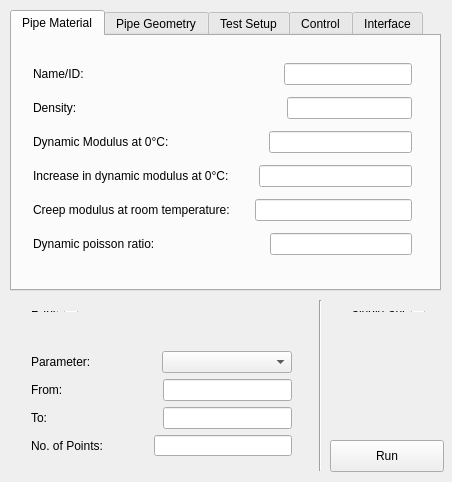
<?xml version="1.0" encoding="UTF-8"?>
<ui version="4.0">
 <class>guiinput</class>
 <widget class="QWidget" name="guiinput">
  <property name="geometry">
   <rect>
    <x>0</x>
    <y>0</y>
    <width>452</width>
    <height>482</height>
   </rect>
  </property>
  <property name="windowTitle">
   <string>guiinput</string>
  </property>
  <widget class="QPushButton" name="Runbutton">
   <property name="geometry">
    <rect>
     <x>330</x>
     <y>440</y>
     <width>114</width>
     <height>32</height>
    </rect>
   </property>
   <property name="text">
    <string>Run</string>
   </property>
  </widget>
  <widget class="QWidget" name="layoutWidget">
   <property name="geometry">
    <rect>
     <x>20</x>
     <y>300</y>
     <width>69</width>
     <height>23</height>
    </rect>
   </property>
   <layout class="QHBoxLayout" name="Range">
    <item>
     <widget class="QLabel" name="label">
      <property name="text">
       <string>Range:</string>
      </property>
     </widget>
    </item>
    <item>
     <widget class="QCheckBox" name="rangemode">
      <property name="text">
       <string/>
      </property>
     </widget>
    </item>
   </layout>
  </widget>
  <widget class="QWidget" name="layoutWidget_2">
   <property name="geometry">
    <rect>
     <x>20</x>
     <y>340</y>
     <width>283</width>
     <height>127</height>
    </rect>
   </property>
   <layout class="QVBoxLayout" name="verticalLayout_2">
    <item>
     <layout class="QHBoxLayout" name="Parameter_2">
      <property name="spacing">
       <number>0</number>
      </property>
      <item>
       <widget class="QLabel" name="label_7">
        <property name="text">
         <string>Parameter:</string>
        </property>
       </widget>
      </item>
      <item>
       <widget class="QComboBox" name="parameter">
        <property name="frame">
         <bool>true</bool>
        </property>
       </widget>
      </item>
     </layout>
    </item>
    <item>
     <layout class="QHBoxLayout" name="From_2">
      <property name="spacing">
       <number>100</number>
      </property>
      <item>
       <widget class="QLabel" name="label_8">
        <property name="text">
         <string>From:</string>
        </property>
        <property name="alignment">
         <set>Qt::AlignLeading|Qt::AlignLeft|Qt::AlignVCenter</set>
        </property>
       </widget>
      </item>
      <item>
       <widget class="QLineEdit" name="from"/>
      </item>
     </layout>
    </item>
    <item>
     <layout class="QHBoxLayout" name="To_2">
      <property name="spacing">
       <number>116</number>
      </property>
      <item>
       <widget class="QLabel" name="label_9">
        <property name="text">
         <string>To:</string>
        </property>
        <property name="alignment">
         <set>Qt::AlignLeading|Qt::AlignLeft|Qt::AlignVCenter</set>
        </property>
       </widget>
      </item>
      <item>
       <widget class="QLineEdit" name="to"/>
      </item>
     </layout>
    </item>
    <item>
     <layout class="QHBoxLayout" name="Noofpoints_2">
      <property name="spacing">
       <number>51</number>
      </property>
      <item>
       <widget class="QLabel" name="label_10">
        <property name="text">
         <string>No. of Points:</string>
        </property>
       </widget>
      </item>
      <item>
       <widget class="QLineEdit" name="noofpoints"/>
      </item>
     </layout>
    </item>
   </layout>
  </widget>
  <widget class="QWidget" name="layoutWidget_3">
   <property name="geometry">
    <rect>
     <x>340</x>
     <y>300</y>
     <width>96</width>
     <height>23</height>
    </rect>
   </property>
   <layout class="QHBoxLayout" name="Single">
    <item>
     <widget class="QLabel" name="label_2">
      <property name="text">
       <string>Single Shot</string>
      </property>
     </widget>
    </item>
    <item>
     <widget class="QCheckBox" name="singlemode">
      <property name="text">
       <string/>
      </property>
     </widget>
    </item>
   </layout>
  </widget>
  <widget class="Line" name="line">
   <property name="geometry">
    <rect>
     <x>300</x>
     <y>300</y>
     <width>41</width>
     <height>171</height>
    </rect>
   </property>
   <property name="orientation">
    <enum>Qt::Vertical</enum>
   </property>
  </widget>
  <widget class="QTabWidget" name="tabs">
   <property name="geometry">
    <rect>
     <x>10</x>
     <y>10</y>
     <width>431</width>
     <height>281</height>
    </rect>
   </property>
   <property name="currentIndex">
    <number>0</number>
   </property>
   <widget class="QWidget" name="tab">
    <attribute name="title">
     <string>Pipe Material</string>
    </attribute>
    <widget class="QWidget" name="layoutWidget_4">
     <property name="geometry">
      <rect>
       <x>10</x>
       <y>10</y>
       <width>401</width>
       <height>231</height>
      </rect>
     </property>
     <layout class="QVBoxLayout" name="verticalLayout_3">
      <item>
       <layout class="QHBoxLayout" name="horizontalLayout">
        <property name="spacing">
         <number>200</number>
        </property>
        <item>
         <widget class="QLabel" name="PipeID">
          <property name="text">
           <string>Name/ID:</string>
          </property>
         </widget>
        </item>
        <item>
         <widget class="QLineEdit" name="materialname"/>
        </item>
       </layout>
      </item>
      <item>
       <layout class="QHBoxLayout" name="horizontalLayout_2">
        <property name="spacing">
         <number>210</number>
        </property>
        <item>
         <widget class="QLabel" name="Density">
          <property name="text">
           <string>Density:</string>
          </property>
         </widget>
        </item>
        <item>
         <widget class="QLineEdit" name="density"/>
        </item>
       </layout>
      </item>
      <item>
       <layout class="QHBoxLayout" name="horizontalLayout_3">
        <property name="spacing">
         <number>100</number>
        </property>
        <item>
         <widget class="QLabel" name="DynamicModulus">
          <property name="text">
           <string>Dynamic Modulus at 0°C:</string>
          </property>
         </widget>
        </item>
        <item>
         <widget class="QLineEdit" name="dynamicmodulus"/>
        </item>
       </layout>
      </item>
      <item>
       <layout class="QHBoxLayout" name="horizontalLayout_4">
        <property name="spacing">
         <number>30</number>
        </property>
        <item>
         <widget class="QLabel" name="DDynamicModulus">
          <property name="text">
           <string>Increase in dynamic modulus at 0°C:</string>
          </property>
         </widget>
        </item>
        <item>
         <widget class="QLineEdit" name="deltadynamicmodulus"/>
        </item>
       </layout>
      </item>
      <item>
       <layout class="QHBoxLayout" name="horizontalLayout_5">
        <property name="spacing">
         <number>25</number>
        </property>
        <item>
         <widget class="QLabel" name="Creepmodulus">
          <property name="text">
           <string>Creep modulus at room temperature:</string>
          </property>
         </widget>
        </item>
        <item>
         <widget class="QLineEdit" name="creepmodulus"/>
        </item>
       </layout>
      </item>
      <item>
       <layout class="QHBoxLayout" name="horizontalLayout_6">
        <property name="spacing">
         <number>115</number>
        </property>
        <item>
         <widget class="QLabel" name="Poissonratio">
          <property name="text">
           <string>Dynamic poisson ratio:</string>
          </property>
         </widget>
        </item>
        <item>
         <widget class="QLineEdit" name="dynpoissonratio"/>
        </item>
       </layout>
      </item>
     </layout>
    </widget>
   </widget>
   <widget class="QWidget" name="tab_2">
    <attribute name="title">
     <string>Pipe Geometry</string>
    </attribute>
    <widget class="QWidget" name="layoutWidget_5">
     <property name="geometry">
      <rect>
       <x>10</x>
       <y>10</y>
       <width>401</width>
       <height>231</height>
      </rect>
     </property>
     <layout class="QVBoxLayout" name="verticalLayout_4">
      <item>
       <layout class="QHBoxLayout" name="horizontalLayout_7">
        <property name="spacing">
         <number>200</number>
        </property>
        <item>
         <widget class="QLabel" name="PipeID_2">
          <property name="text">
           <string>Pipe name/ID:</string>
          </property>
         </widget>
        </item>
        <item>
         <widget class="QLineEdit" name="pipename"/>
        </item>
       </layout>
      </item>
      <item>
       <layout class="QHBoxLayout" name="horizontalLayout_15">
        <property name="spacing">
         <number>145</number>
        </property>
        <item>
         <widget class="QLabel" name="PipeID_5">
          <property name="text">
           <string>Outside pipe diameter:</string>
          </property>
         </widget>
        </item>
        <item>
         <widget class="QLineEdit" name="outsidediameter"/>
        </item>
       </layout>
      </item>
      <item>
       <layout class="QHBoxLayout" name="horizontalLayout_16">
        <property name="spacing">
         <number>55</number>
        </property>
        <item>
         <widget class="QLabel" name="PipeID_6">
          <property name="text">
           <string>SDR (Pipe diameter/ Wall thickness): </string>
          </property>
         </widget>
        </item>
        <item>
         <widget class="QLineEdit" name="sdr"/>
        </item>
       </layout>
      </item>
      <item>
       <layout class="QHBoxLayout" name="horizontalLayout_17">
        <property name="spacing">
         <number>45</number>
        </property>
        <item>
         <widget class="QLabel" name="PipeID_7">
          <property name="text">
           <string>Internal or external sidegroove depth: </string>
          </property>
         </widget>
        </item>
        <item>
         <widget class="QLineEdit" name="groovedepth"/>
        </item>
       </layout>
      </item>
      <item>
       <layout class="QHBoxLayout" name="horizontalLayout_18">
        <property name="spacing">
         <number>-1</number>
        </property>
        <item>
         <widget class="QLabel" name="PipeID_8">
          <property name="text">
           <string>Relative diameter after residual strain creep: </string>
          </property>
         </widget>
        </item>
        <item>
         <widget class="QLineEdit" name="relativediameter"/>
        </item>
       </layout>
      </item>
     </layout>
    </widget>
   </widget>
   <widget class="QWidget" name="tab_3">
    <attribute name="title">
     <string>Test Setup</string>
    </attribute>
    <widget class="QWidget" name="layoutWidget_13">
     <property name="geometry">
      <rect>
       <x>10</x>
       <y>70</y>
       <width>401</width>
       <height>23</height>
      </rect>
     </property>
     <layout class="QHBoxLayout" name="horizontalLayout_19">
      <property name="spacing">
       <number>185</number>
      </property>
      <item>
       <widget class="QLabel" name="PipeID_9">
        <property name="text">
         <string>Test temperature</string>
        </property>
       </widget>
      </item>
      <item>
       <widget class="QLineEdit" name="testtemperature"/>
      </item>
     </layout>
    </widget>
    <widget class="QWidget" name="layoutWidget_14">
     <property name="geometry">
      <rect>
       <x>10</x>
       <y>100</y>
       <width>401</width>
       <height>23</height>
      </rect>
     </property>
     <layout class="QHBoxLayout" name="horizontalLayout_20">
      <property name="spacing">
       <number>162</number>
      </property>
      <item>
       <widget class="QLabel" name="PipeID_10">
        <property name="text">
         <string>Initial Test Pressure: </string>
        </property>
       </widget>
      </item>
      <item>
       <widget class="QLineEdit" name="initialpressure"/>
      </item>
     </layout>
    </widget>
    <widget class="QWidget" name="layoutWidget_15">
     <property name="geometry">
      <rect>
       <x>10</x>
       <y>130</y>
       <width>401</width>
       <height>23</height>
      </rect>
     </property>
     <layout class="QHBoxLayout" name="horizontalLayout_21">
      <property name="spacing">
       <number>205</number>
      </property>
      <item>
       <widget class="QLabel" name="PipeID_11">
        <property name="text">
         <string>Backfill Depth:</string>
        </property>
       </widget>
      </item>
      <item>
       <widget class="QLineEdit" name="backfilldepth"/>
      </item>
     </layout>
    </widget>
    <widget class="QWidget" name="layoutWidget_16">
     <property name="geometry">
      <rect>
       <x>10</x>
       <y>160</y>
       <width>401</width>
       <height>23</height>
      </rect>
     </property>
     <layout class="QHBoxLayout" name="horizontalLayout_22">
      <property name="spacing">
       <number>190</number>
      </property>
      <item>
       <widget class="QLabel" name="PipeID_12">
        <property name="text">
         <string>Backfill Density: </string>
        </property>
       </widget>
      </item>
      <item>
       <widget class="QLineEdit" name="backfilldensity"/>
      </item>
     </layout>
    </widget>
    <widget class="QWidget" name="layoutWidget_17">
     <property name="geometry">
      <rect>
       <x>10</x>
       <y>190</y>
       <width>401</width>
       <height>23</height>
      </rect>
     </property>
     <layout class="QHBoxLayout" name="horizontalLayout_23">
      <item>
       <widget class="QLabel" name="PipeID_13">
        <property name="text">
         <string>Volumetric fraction of rigid solids within pipe:</string>
        </property>
       </widget>
      </item>
      <item>
       <widget class="QLineEdit" name="solidfraction"/>
      </item>
     </layout>
    </widget>
    <widget class="QWidget" name="layoutWidget_18">
     <property name="geometry">
      <rect>
       <x>10</x>
       <y>220</y>
       <width>401</width>
       <height>23</height>
      </rect>
     </property>
     <layout class="QHBoxLayout" name="horizontalLayout_24">
      <property name="spacing">
       <number>45</number>
      </property>
      <item>
       <widget class="QLabel" name="PipeID_14">
        <property name="text">
         <string>Volumetric fraction of water within pipe:</string>
        </property>
       </widget>
      </item>
      <item>
       <widget class="QLineEdit" name="waterfraction"/>
      </item>
     </layout>
    </widget>
    <widget class="Line" name="line_3">
     <property name="geometry">
      <rect>
       <x>220</x>
       <y>10</y>
       <width>31</width>
       <height>21</height>
      </rect>
     </property>
     <property name="orientation">
      <enum>Qt::Vertical</enum>
     </property>
    </widget>
    <widget class="QWidget" name="layoutWidget_6">
     <property name="geometry">
      <rect>
       <x>10</x>
       <y>40</y>
       <width>71</width>
       <height>23</height>
      </rect>
     </property>
     <layout class="QHBoxLayout" name="horizontalLayout_25">
      <item>
       <widget class="QLabel" name="label_11">
        <property name="text">
         <string>Backfill</string>
        </property>
       </widget>
      </item>
      <item>
       <widget class="QCheckBox" name="backfill">
        <property name="text">
         <string/>
        </property>
       </widget>
      </item>
     </layout>
    </widget>
    <widget class="QWidget" name="layoutWidget_7">
     <property name="geometry">
      <rect>
       <x>10</x>
       <y>10</y>
       <width>213</width>
       <height>23</height>
      </rect>
     </property>
     <layout class="QHBoxLayout" name="horizontalLayout_26">
      <item>
       <widget class="QLabel" name="label_12">
        <property name="text">
         <string>FS with prior decompression:</string>
        </property>
       </widget>
      </item>
      <item>
       <widget class="QCheckBox" name="fs">
        <property name="text">
         <string/>
        </property>
       </widget>
      </item>
     </layout>
    </widget>
    <widget class="QWidget" name="layoutWidget_8">
     <property name="geometry">
      <rect>
       <x>310</x>
       <y>10</y>
       <width>46</width>
       <height>23</height>
      </rect>
     </property>
     <layout class="QHBoxLayout" name="horizontalLayout_27">
      <item>
       <widget class="QLabel" name="label_13">
        <property name="text">
         <string>S4:</string>
        </property>
       </widget>
      </item>
      <item>
       <widget class="QCheckBox" name="s4">
        <property name="text">
         <string/>
        </property>
       </widget>
      </item>
     </layout>
    </widget>
    <zorder>layoutWidget_6</zorder>
    <zorder>layoutWidget_7</zorder>
    <zorder>layoutWidget_8</zorder>
    <zorder>layoutWidget_13</zorder>
    <zorder>layoutWidget_14</zorder>
    <zorder>layoutWidget_15</zorder>
    <zorder>layoutWidget_16</zorder>
    <zorder>layoutWidget_17</zorder>
    <zorder>layoutWidget_18</zorder>
    <zorder>line_3</zorder>
   </widget>
   <widget class="QWidget" name="tab_4">
    <attribute name="title">
     <string>Control</string>
    </attribute>
    <widget class="QWidget" name="layoutWidget_9">
     <property name="geometry">
      <rect>
       <x>10</x>
       <y>10</y>
       <width>163</width>
       <height>23</height>
      </rect>
     </property>
     <layout class="QHBoxLayout" name="horizontalLayout_31">
      <item>
       <widget class="QLabel" name="label_14">
        <property name="text">
         <string>Fixed Outflow length:</string>
        </property>
       </widget>
      </item>
      <item>
       <widget class="QCheckBox" name="fixedlength">
        <property name="text">
         <string/>
        </property>
       </widget>
      </item>
     </layout>
    </widget>
    <widget class="QWidget" name="layoutWidget_10">
     <property name="geometry">
      <rect>
       <x>10</x>
       <y>40</y>
       <width>389</width>
       <height>201</height>
      </rect>
     </property>
     <layout class="QVBoxLayout" name="verticalLayout_5">
      <item>
       <layout class="QHBoxLayout" name="horizontalLayout_28">
        <property name="spacing">
         <number>100</number>
        </property>
        <item>
         <widget class="QLabel" name="PipeID_15">
          <property name="text">
           <string>Initial Outflow length: </string>
          </property>
         </widget>
        </item>
        <item>
         <widget class="QLineEdit" name="initiallength"/>
        </item>
       </layout>
      </item>
      <item>
       <layout class="QHBoxLayout" name="horizontalLayout_29">
        <property name="spacing">
         <number>160</number>
        </property>
        <item>
         <widget class="QLabel" name="PipeID_16">
          <property name="text">
           <string>Crack speed:</string>
          </property>
         </widget>
        </item>
        <item>
         <widget class="QLineEdit" name="crackspeed"/>
        </item>
       </layout>
      </item>
      <item>
       <layout class="QHBoxLayout" name="horizontalLayout_30">
        <property name="spacing">
         <number>85</number>
        </property>
        <item>
         <widget class="QLabel" name="PipeID_17">
          <property name="text">
           <string>Number of FD elements: </string>
          </property>
         </widget>
        </item>
        <item>
         <widget class="QLineEdit" name="fdnumber"/>
        </item>
       </layout>
      </item>
     </layout>
    </widget>
   </widget>
   <widget class="QWidget" name="tab_5">
    <attribute name="title">
     <string>Interface</string>
    </attribute>
    <widget class="QWidget" name="layoutWidget_11">
     <property name="geometry">
      <rect>
       <x>10</x>
       <y>10</y>
       <width>137</width>
       <height>23</height>
      </rect>
     </property>
     <layout class="QHBoxLayout" name="horizontalLayout_8">
      <item>
       <widget class="QLabel" name="label_15">
        <property name="text">
         <string>Plot crack profile:</string>
        </property>
       </widget>
      </item>
      <item>
       <widget class="QCheckBox" name="plotcrack">
        <property name="text">
         <string/>
        </property>
       </widget>
      </item>
     </layout>
    </widget>
   </widget>
  </widget>
 </widget>
 <layoutdefault spacing="6" margin="11"/>
 <resources/>
 <connections/>
</ui>
